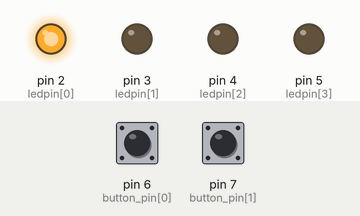
A program run on a simulated Arduino Nano, built with avr-gcc and run on an emulated ATmega328P. Shown: output pins drawn as LEDs (lit = HIGH). The inputs (shaded band) are chosen by the test bench; at power-on: pin 6 (button_pin[0]) HIGH, pin 7 (button_pin[1]) HIGH. What the program prints to the serial monitor is not drawn.

Above: at 1.2 s.
1.3 s: pin 6 (button_pin[0]) pulled LOW for 0.15 s
At 2.3 s:
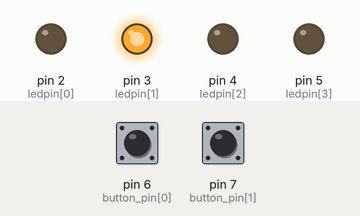
2.9 s: pin 6 (button_pin[0]) pulled LOW for 1 s
At 4.8 s:
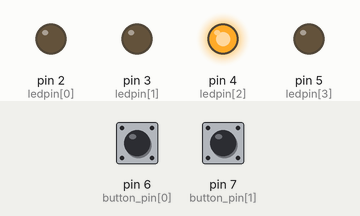
5.4 s: pin 6 (button_pin[0]) pulled LOW for 0.15 s
At 6.7 s:
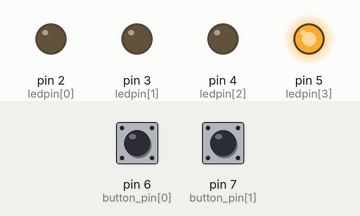
7.0 s: pin 6 (button_pin[0]) pulled LOW for 3.2 s
At 10.8 s:
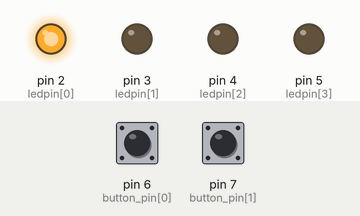
11.7 s: pin 7 (button_pin[1]) pulled LOW for 0.15 s
At 12.6 s:
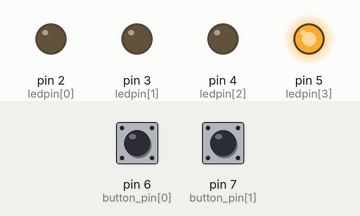
Timing chart, 0 to 14.3 s (numbered marks = the images above; inputs shaded):
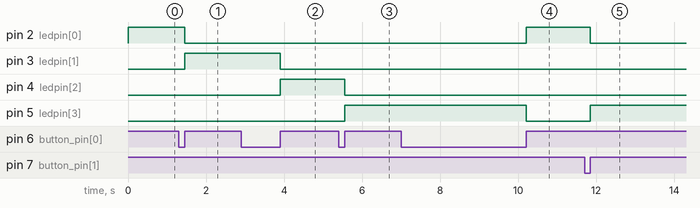

The program:

main.cpp
```cpp
#include <Arduino.h>
#include <fsm.h>
#include <define.h>

#define t1_load 0
#define t1_comp 250

int ledpin[4] = {2, 3, 4, 5};
int button_pin[2] = {6, 7};
int StateEdge_kanan, StateEdge_kiri, StateDebouncing_kanan, StateDebouncing_kiri, StateLED_kanan, StateLED_kiri;
int input_kanan, input_kiri;
int input_edge_kanan, input_edge_kiri;
int input_running_kanan, input_running_kiri;
int output_angka;
int state = First;

void setup()
{
  // put your setup code here, to run once:
  Serial.begin(115200);

  fsm_init(&StateEdge_kanan, &StateDebouncing_kanan);
  fsm_init(&StateEdge_kiri, &StateDebouncing_kiri);
  // led
  for (int i = 0; i < 4; i++)
  {
    pinMode(ledpin[i], OUTPUT);
  }

  // button
  for (int i = 0; i < 2; i++)
  {
    pinMode(button_pin[i], INPUT_PULLUP);
  }

  TCCR1A = 0;
  TCCR1B &= ~(1 << WGM13);
  TCCR1B |= (1 << WGM12);
  // setup timer dengan compare match prescaler 256
  TCCR1B &= ~(1 << CS12);
  TCCR1B |= (1 << CS11);
  TCCR1B |= (1 << CS10);
  // Counter
  TCNT1 = t1_load;
  OCR1A = t1_comp;
  // enabling output compare interrupt
  TIMSK1 = (1 << OCIE1A);
}

ISR(TIMER1_COMPA_vect)
{

  if (digitalRead(6) == LOW)
  {
    input_kanan = 1;
  }
  else
  {
    input_kanan = 0;
  }

  if (digitalRead(7) == 0)
  {
    input_kiri = 1;
  }
  else
  {
    input_kiri = 0;
  }

  debouncing(&StateDebouncing_kanan, &input_kanan, &input_edge_kanan);
  debouncing(&StateDebouncing_kiri, &input_kiri, &input_edge_kiri);
  edgedetector(&StateEdge_kanan, &input_edge_kanan, &input_running_kanan);
  edgedetector(&StateEdge_kiri, &input_edge_kiri, &input_running_kiri);
  running(&input_running_kanan, &input_running_kiri, &state, &output_angka);
}

void loop()
{
  // put your main code here, to run repeatedly:
  Serial.print(StateDebouncing_kanan);
  Serial.print(" ");
  Serial.print(StateDebouncing_kiri);
  Serial.print(" ");
  Serial.print(input_edge_kanan);
  Serial.print(" ");
  Serial.print(input_edge_kiri);
  Serial.print(" ");
  Serial.print(input_running_kanan);
  Serial.print(" ");
  Serial.print(input_running_kiri);
  Serial.print(" ");
  Serial.println(state);

  switch (output_angka)
  {
  case 1:
    digitalWrite(ledpin[0], HIGH);
    digitalWrite(ledpin[1], LOW);
    digitalWrite(ledpin[2], LOW);
    digitalWrite(ledpin[3], LOW);
    break;
  case 2:
    digitalWrite(ledpin[0], LOW);
    digitalWrite(ledpin[1], HIGH);
    digitalWrite(ledpin[2], LOW);
    digitalWrite(ledpin[3], LOW);
    break;
  case 3:
    digitalWrite(ledpin[0], LOW);
    digitalWrite(ledpin[1], LOW);
    digitalWrite(ledpin[2], HIGH);
    digitalWrite(ledpin[3], LOW);
    break;
  case 4:
    digitalWrite(ledpin[0], LOW);
    digitalWrite(ledpin[1], LOW);
    digitalWrite(ledpin[2], LOW);
    digitalWrite(ledpin[3], HIGH);
    break;
  default:
    break;
  }
}
```

define.h
```cpp
// state edge detector
#define StateEdge1 101
#define StateEdge2 102
// state debouncing
#define StateDebounce1 201
#define StateDebounce2 202
#define StateDebounce3 203
#define StateDebounce4 204
// state running led
#define First 301
#define Second 302
#define Third 303
#define Fourth 304

// dummystate
#define dummyFirst 305
#define dummySecond 306
#define dummyThird 307
#define dummyFourth 308

#define dummyFirstL 309
#define dummySecondL 310
#define dummyThirdL 311
#define dummyFourthLeft 312
```

Measured:
- after the input at 1.3 s, pin 2 (ledpin[0]): HIGH → LOW after 0.15 s; pin 3 (ledpin[1]): LOW → HIGH after 0.15 s
- after the input at 2.9 s, pin 3 (ledpin[1]): HIGH → LOW after 1.0 s; pin 4 (ledpin[2]): LOW → HIGH after 1.0 s
- after the input at 5.4 s, pin 4 (ledpin[2]): HIGH → LOW after 0.15 s; pin 5 (ledpin[3]): LOW → HIGH after 0.15 s
- after the input at 7.0 s, pin 2 (ledpin[0]): LOW → HIGH after 3.2 s; pin 5 (ledpin[3]): HIGH → LOW after 3.2 s
- after the input at 11.7 s, pin 2 (ledpin[0]): HIGH → LOW after 0.15 s; pin 5 (ledpin[3]): LOW → HIGH after 0.15 s
